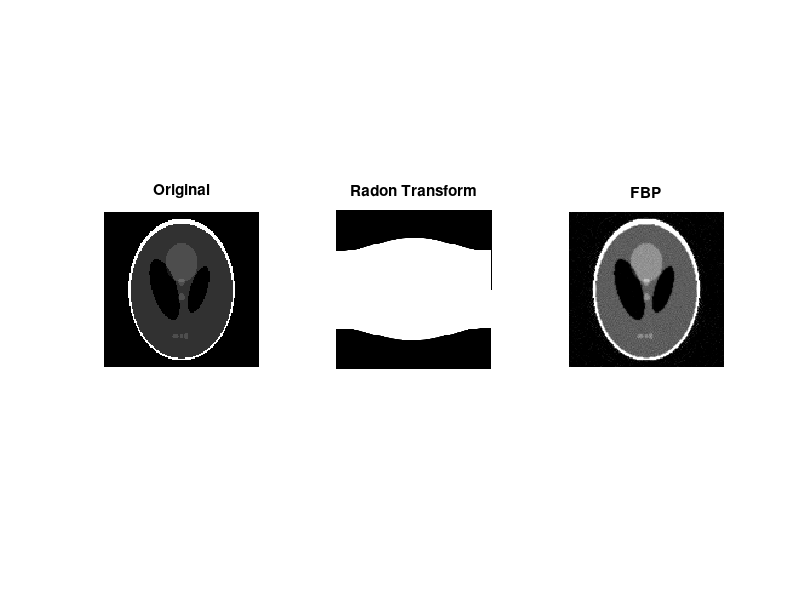

Write the MATLAB code that produced this figure.
J = 128;
P = phantom(J);
theta = 1:180;

% 1) projection
[R, xp] = radon(P, theta); % xp is a vector contain radial coordinates to each row of R
% [R, xp] = myProjection(P, theta);

xp_offset = round(size(R,1)/2);
[N, K] = size(R); % 185 180
tmpImg = zeros(J);
width = 2^nextpow2(N);  % get width for FFT  width = 2^8 = 256
filtered = zeros(width, K);

% create the filter in frequency domain : RL
filter = 2*[0:(width/2-1), width/2:-1:1]'/width;  % R256 C1

% 2) perform FFT zero pad to width is done by FFT function
proj_fft = fft(R, width);   % R256 C180

% 3) do the filtering in frequence domain
% Element by element multiplication
for i = 1:K
    filtered(:,i) = proj_fft(:,i).*filter;
end

% 4) preform IFFT on product of step 3)
% the imaginary part is zero in theory
 proj = real(ifft(filtered));

% 5) backprojection   integrate the IFFT
% set center axis for backprojection
for i = 1:K
    Q = proj(:, i); % get filtered projection for current angle
    rad = theta(i)*pi/180; % convert current angle to radians
%{
    for y = 1:J
        for x = 1:J
            t = round((y-J/2)*cos(rad) - (x-J/2)*sin(rad));
            tmpImg(x,y) = tmpImg(x,y) + Q(t+xp_offset);
        end
    end
%}
    for y = (-J/2+1):J/2
        for x = (-J/2+1):J/2
            t = round(y*cos(rad)-x*sin(rad));
            tmpImg(x+J/2,y+J/2) = tmpImg(x+J/2,y+J/2)+Q(t+xp_offset);
        end
    end
end

img = (pi/K)*tmpImg;

subplot(1, 3, 1), imshow(P), title('Original')
subplot(1, 3, 2), imshow([R, xp]), title('Radon Transform')
subplot(1, 3, 3), imshow(img), title('FBP')